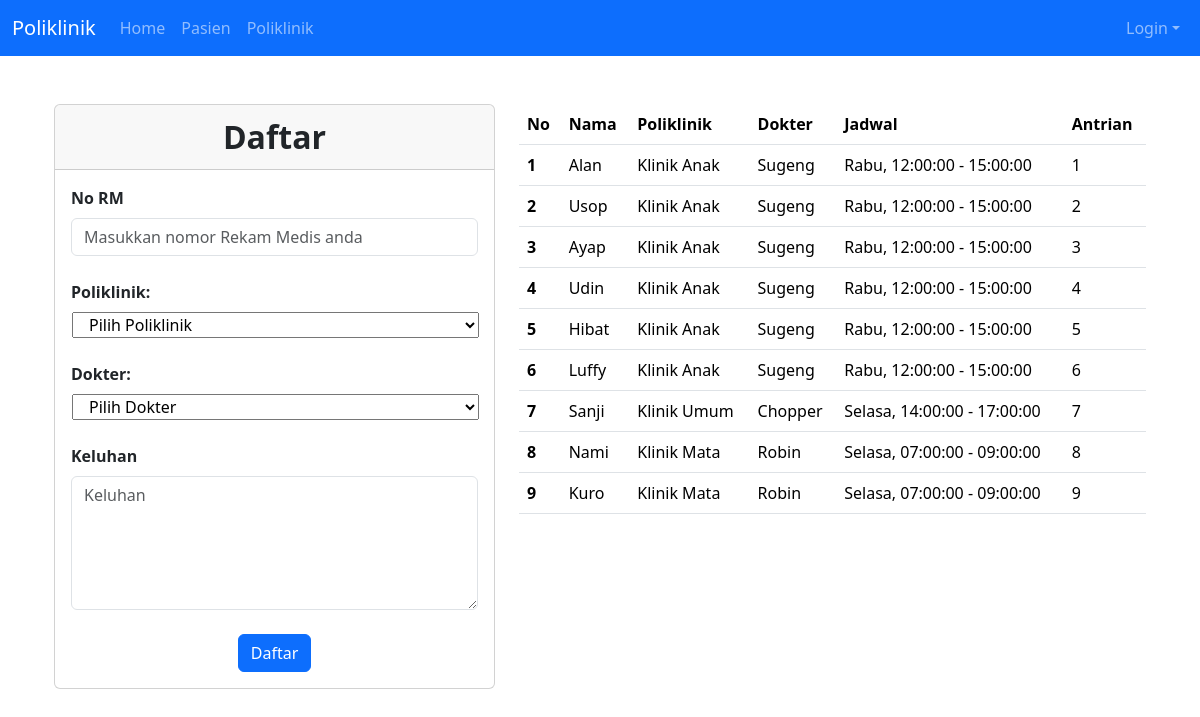
/index.php?page=poliklinik, run on the app's committed database.
### tables this page shows
CREATE TABLE `pasien` (
  `id` int(11) NOT NULL,
  `nama` varchar(255) NOT NULL,
  `alamat` varchar(255) NOT NULL,
  `no_ktp` varchar(255) NOT NULL,
  `no_hp` varchar(50) NOT NULL,
  `no_rm` varchar(25) NOT NULL
);

CREATE TABLE `poli` (
  `id` int(11) NOT NULL,
  `nama_poli` varchar(25) NOT NULL,
  `keterangan` text NOT NULL
);

CREATE TABLE `dokter` (
  `id` int(11) NOT NULL,
  `nama` varchar(255) NOT NULL,
  `alamat` varchar(255) NOT NULL,
  `no_hp` varchar(50) NOT NULL,
  `id_poli` int(11) NOT NULL,
  `nip` varchar(225) NOT NULL,
  `password` varchar(225) NOT NULL
);

CREATE TABLE `jadwal_periksa` (
  `id` int(11) NOT NULL,
  `id_dokter` int(11) NOT NULL,
  `hari` enum('Senin','Selasa','Rabu','Kamis','Jumat','Sabtu') NOT NULL,
  `jam_mulai` time NOT NULL,
  `jam_selesai` time NOT NULL,
  `status` varchar(255) NOT NULL
);

CREATE TABLE `daftar_poli` (
  `id` int(11) NOT NULL,
  `id_pasien` int(11) NOT NULL,
  `id_jadwal` int(11) NOT NULL,
  `keluhan` text NOT NULL,
  `no_antrian` int(11) NOT NULL
);

### poliklinik.php (the view, shortened to what this page needs)
<div class="container mt-5" style="Margin-Bottom: 50px">
    <div class="row justify-content-center">
        <div class="col-md-5">
            <div class="card">
                <div class="card-header text-center" style="font-weight: bold; font-size: 32px;">Daftar</div>
                <div class="card-body">
                    <form method="POST" action="index.php?page=poliklinik">
                        <div class="form-group">
                            <label for="no_rm"  class="form-label fw-bold">No RM</label>
                            <input type="text" name="no_rm" class="form-control" required placeholder="Masukkan nomor Rekam Medis anda">
                        </div>
                        <div class="row">
                            <label for="id_poli" class="form-label fw-bold">Poliklinik:</label>
                            <div class="row ml-1" style="margin-left: 1px;">
                                <select name="id_poli" id="id_poli">
                                    <option>Pilih Poliklinik</option>
                                </select>
                            </div>
                        </div>
                        <div class="row">
                            <label for="id_poli" class="form-label fw-bold">Dokter:</label>
                            <div class="row ml-1" style="margin-left: 1px;">
                                <select name="id_jadwal" id="id_jadwal">
                                    <option>Pilih Dokter</option>
                                </select>
                            </div>
                        </div>
                        <div class="form-group">
                            <label for="keluhan"  class="form-label fw-bold">Keluhan</label>
                            <textarea name="keluhan" class="form-control" rows="5" required placeholder="Keluhan"></textarea>
                        </div>
                        <div class="text-center">
                            <button type="submit" class="btn btn-primary btn-block">Daftar</button>
                        </div>
                    </form>
                </div>
            </div>
        </div>
        <div class="col-md-7">
            <table class="table table-hover">
                <thead>
                    <tr>
                        <th scope="col">No</th>
                        <th scope="col">Nama</th>
                        <th scope="col">Poliklinik</th>
                        <th scope="col">Dokter</th>
                        <th scope="col">Jadwal</th>
                        <th scope="col">Antrian</th>
                    </tr>
                </thead>
                <tbody>
                    <?php
                    $result = mysqli_query($mysqli, "SELECT daftar_poli.*, pasien.nama AS nama_pasien, dokter.nama AS nama_dokter,
                                                     jadwal_periksa.hari AS hari, jadwal_periksa.jam_mulai AS mulai,
                                                     jadwal_periksa.jam_selesai AS selesai, poli.nama_poli AS nama_poli FROM pasien,
                                                     jadwal_periksa, dokter, poli INNER JOIN daftar_poli WHERE
                                                     pasien.id = daftar_poli.id_pasien && jadwal_periksa.id_dokter = dokter.id
                                                     && jadwal_periksa.id = daftar_poli.id_jadwal && poli.id = dokter.id_poli ORDER BY daftar_poli.no_antrian");
                    $no = 1;
                    while ($data = mysqli_fetch_array($result)) {
                    ?>
                        <tr>
                            <th scope="row"><?php echo $no++ ?></th>
                            <td><?php echo $data['nama_pasien'] ?></td>
                            <td><?php echo $data['nama_poli'] ?></td>
                            <td><?php echo $data['nama_dokter'] ?></td>
                            <td><?php echo $data['hari'] . ', '. $data['mulai'] . ' - ' . $data['selesai'] ?></td>
                            <td><?php echo $data['no_antrian'] ?></td>
                        </tr>
                    <?php
                    }
                    ?>
                </tbody>
            </table>
        </div>
    </div>
</div>

### data on the page
pasien: nama "Alan", poli.nama_poli "Klinik Anak", dokter.nama "Sugeng", jadwal_periksa.hari "Rabu", jadwal_periksa.jam_mulai "12:00:00", jadwal_periksa.jam_selesai "15:00:00", daftar_poli.no_antrian "1"
pasien: nama "Usop", poli.nama_poli "Klinik Anak", dokter.nama "Sugeng", jadwal_periksa.hari "Rabu", jadwal_periksa.jam_mulai "12:00:00", jadwal_periksa.jam_selesai "15:00:00", daftar_poli.no_antrian "2"
pasien: nama "Ayap", poli.nama_poli "Klinik Anak", dokter.nama "Sugeng", jadwal_periksa.hari "Rabu", jadwal_periksa.jam_mulai "12:00:00", jadwal_periksa.jam_selesai "15:00:00", daftar_poli.no_antrian "3"
pasien: nama "Udin", poli.nama_poli "Klinik Anak", dokter.nama "Sugeng", jadwal_periksa.hari "Rabu", jadwal_periksa.jam_mulai "12:00:00", jadwal_periksa.jam_selesai "15:00:00", daftar_poli.no_antrian "4"
pasien: nama "Hibat", poli.nama_poli "Klinik Anak", dokter.nama "Sugeng", jadwal_periksa.hari "Rabu", jadwal_periksa.jam_mulai "12:00:00", jadwal_periksa.jam_selesai "15:00:00", daftar_poli.no_antrian "5"
pasien: nama "Luffy", poli.nama_poli "Klinik Anak", dokter.nama "Sugeng", jadwal_periksa.hari "Rabu", jadwal_periksa.jam_mulai "12:00:00", jadwal_periksa.jam_selesai "15:00:00", daftar_poli.no_antrian "6"
pasien: nama "Sanji", poli.nama_poli "Klinik Umum", dokter.nama "Chopper", jadwal_periksa.hari "Selasa", jadwal_periksa.jam_mulai "14:00:00", jadwal_periksa.jam_selesai "17:00:00", daftar_poli.no_antrian "7"
pasien: nama "Nami", poli.nama_poli "Klinik Mata", dokter.nama "Robin", jadwal_periksa.hari "Selasa", jadwal_periksa.jam_mulai "07:00:00", jadwal_periksa.jam_selesai "09:00:00", daftar_poli.no_antrian "8"
pasien: nama "Kuro", poli.nama_poli "Klinik Mata", dokter.nama "Robin", jadwal_periksa.hari "Selasa", jadwal_periksa.jam_mulai "07:00:00", jadwal_periksa.jam_selesai "09:00:00", daftar_poli.no_antrian "9"
